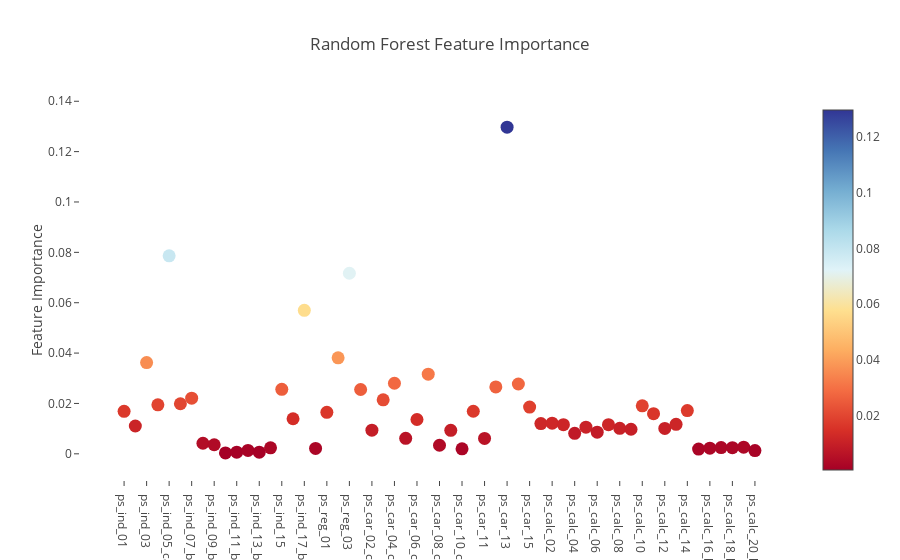

Here is the notebook cell this chart was saved with:
### Code cell
trace = go.Scatter(
    y = rf.feature_importances_,
    x = features,
    mode='markers',
    marker=dict(
        sizemode = 'diameter',
        sizeref = 1,
        size = 13,
        color = rf.feature_importances_,
        colorscale=[[0.0, 'rgb(165,0,38)'], [0.1111111111111111, 'rgb(215,48,39)'], 
                    [0.2222222222222222, 'rgb(244,109,67)'], [0.3333333333333333, 'rgb(253,174,97)'],
                    [0.4444444444444444, 'rgb(254,224,144)'], [0.5555555555555556, 'rgb(224,243,248)'], 
                    [0.6666666666666666, 'rgb(171,217,233)'], [0.7777777777777778, 'rgb(116,173,209)'], 
                    [0.8888888888888888, 'rgb(69,117,180)'], [1.0, 'rgb(49,54,149)']],    
        showscale=True
    ),
    text = features
)
data = [trace]

layout= go.Layout(
    autosize= True,
    title= 'Random Forest Feature Importance',
    hovermode= 'closest',
     xaxis= dict(
         ticklen= 5,
         showgrid=False,
        zeroline=False,
        showline=False
     ),
    yaxis=dict(
        title= 'Feature Importance',
        showgrid=False,
        zeroline=False,
        ticklen= 5,
        gridwidth= 2
    ),
    showlegend= False
)
fig = go.Figure(data=data, layout=layout)
py.iplot(fig,filename='scatter2010')

### Figure 1 — Plotly figure (JSON) as saved in the notebook; plotly's stock layout.template omitted (floating-point values rounded to 4 significant figures)
{"data": [{"marker": {"color": [0.01686, 0.01105, 0.03622, 0.01947, 0.07861, 0.01987, 0.02209, 0.004199, 0.003608, 0.0003743, 0.0006586, 0.001347, 0.0006631, 0.002396, 0.0256, 0.01392, 0.05697, 0.002158, 0.01648, 0.03813, 0.0717, 0.02554, 0.009404, 0.02144, 0.02801, 0.006161, 0.01364, 0.03162, 0.003394, 0.009318, 0.00199, 0.0169, 0.006131, 0.02658, 0.1297, 0.02773, 0.01855, 0.01201, 0.01216, 0.01158, 0.008129, 0.01059, 0.008598, 0.01156, 0.01014, 0.00976, 0.01907, 0.01595, 0.01008, 0.01171, 0.01718, 0.00187, 0.002257, 0.00247, 0.002456, 0.00263, 0.001287], "colorscale": [[0, "rgb(165,0,38)"], [0.1111, "rgb(215,48,39)"], [0.2222, "rgb(244,109,67)"], [0.3333, "rgb(253,174,97)"], [0.4444, "rgb(254,224,144)"], [0.5556, "rgb(224,243,248)"], [0.6667, "rgb(171,217,233)"], [0.7778, "rgb(116,173,209)"], [0.8889, "rgb(69,117,180)"], [1, "rgb(49,54,149)"]], "showscale": true, "size": 13, "sizemode": "diameter", "sizeref": 1}, "mode": "markers", "text": ["ps_ind_01", "ps_ind_02_cat", "ps_ind_03", "ps_ind_04_cat", "ps_ind_05_cat", "ps_ind_06_bin", "ps_ind_07_bin", "ps_ind_08_bin", "ps_ind_09_bin", "ps_ind_10_bin", "ps_ind_11_bin", "ps_ind_12_bin", "ps_ind_13_bin", "ps_ind_14", "ps_ind_15", "ps_ind_16_bin", "ps_ind_17_bin", "ps_ind_18_bin", "ps_reg_01", "ps_reg_02", "ps_reg_03", "ps_car_01_cat", "ps_car_02_cat", "ps_car_03_cat", "ps_car_04_cat", "ps_car_05_cat", "ps_car_06_cat", "ps_car_07_cat", "ps_car_08_cat", "ps_car_09_cat", "ps_car_10_cat", "ps_car_11_cat", "ps_car_11", "ps_car_12", "ps_car_13", "ps_car_14", "ps_car_15", "ps_calc_01", "ps_calc_02", "ps_calc_03", "ps_calc_04", "ps_calc_05", "ps_calc_06", "ps_calc_07", "ps_calc_08", "ps_calc_09", "ps_calc_10", "ps_calc_11", "ps_calc_12", "ps_calc_13", "ps_calc_14", "ps_calc_15_bin", "ps_calc_16_bin", "ps_calc_17_bin", "ps_calc_18_bin", "ps_calc_19_bin", "ps_calc_20_bin"], "type": "scatter", "x": ["ps_ind_01", "ps_ind_02_cat", "ps_ind_03", "ps_ind_04_cat", "ps_ind_05_cat", "ps_ind_06_bin", "ps_ind_07_bin", "ps_ind_08_bin", "ps_ind_09_bin", "ps_ind_10_bin", "ps_ind_11_bin", "ps_ind_12_bin", "ps_ind_13_bin", "ps_ind_14", "ps_ind_15", "ps_ind_16_bin", "ps_ind_17_bin", "ps_ind_18_bin", "ps_reg_01", "ps_reg_02", "ps_reg_03", "ps_car_01_cat", "ps_car_02_cat", "ps_car_03_cat", "ps_car_04_cat", "ps_car_05_cat", "ps_car_06_cat", "ps_car_07_cat", "ps_car_08_cat", "ps_car_09_cat", "ps_car_10_cat", "ps_car_11_cat", "ps_car_11", "ps_car_12", "ps_car_13", "ps_car_14", "ps_car_15", "ps_calc_01", "ps_calc_02", "ps_calc_03", "ps_calc_04", "ps_calc_05", "ps_calc_06", "ps_calc_07", "ps_calc_08", "ps_calc_09", "ps_calc_10", "ps_calc_11", "ps_calc_12", "ps_calc_13", "ps_calc_14", "ps_calc_15_bin", "ps_calc_16_bin", "ps_calc_17_bin", "ps_calc_18_bin", "ps_calc_19_bin", "ps_calc_20_bin"], "y": [0.01686, 0.01105, 0.03622, 0.01947, 0.07861, 0.01987, 0.02209, 0.004199, 0.003608, 0.0003743, 0.0006586, 0.001347, 0.0006631, 0.002396, 0.0256, 0.01392, 0.05697, 0.002158, 0.01648, 0.03813, 0.0717, 0.02554, 0.009404, 0.02144, 0.02801, 0.006161, 0.01364, 0.03162, 0.003394, 0.009318, 0.00199, 0.0169, 0.006131, 0.02658, 0.1297, 0.02773, 0.01855, 0.01201, 0.01216, 0.01158, 0.008129, 0.01059, 0.008598, 0.01156, 0.01014, 0.00976, 0.01907, 0.01595, 0.01008, 0.01171, 0.01718, 0.00187, 0.002257, 0.00247, 0.002456, 0.00263, 0.001287]}], "layout": {"autosize": true, "hovermode": "closest", "showlegend": false, "title": "Random Forest Feature Importance", "xaxis": {"showgrid": false, "showline": false, "ticklen": 5, "zeroline": false}, "yaxis": {"gridwidth": 2, "showgrid": false, "ticklen": 5, "title": "Feature Importance", "zeroline": false}}}
